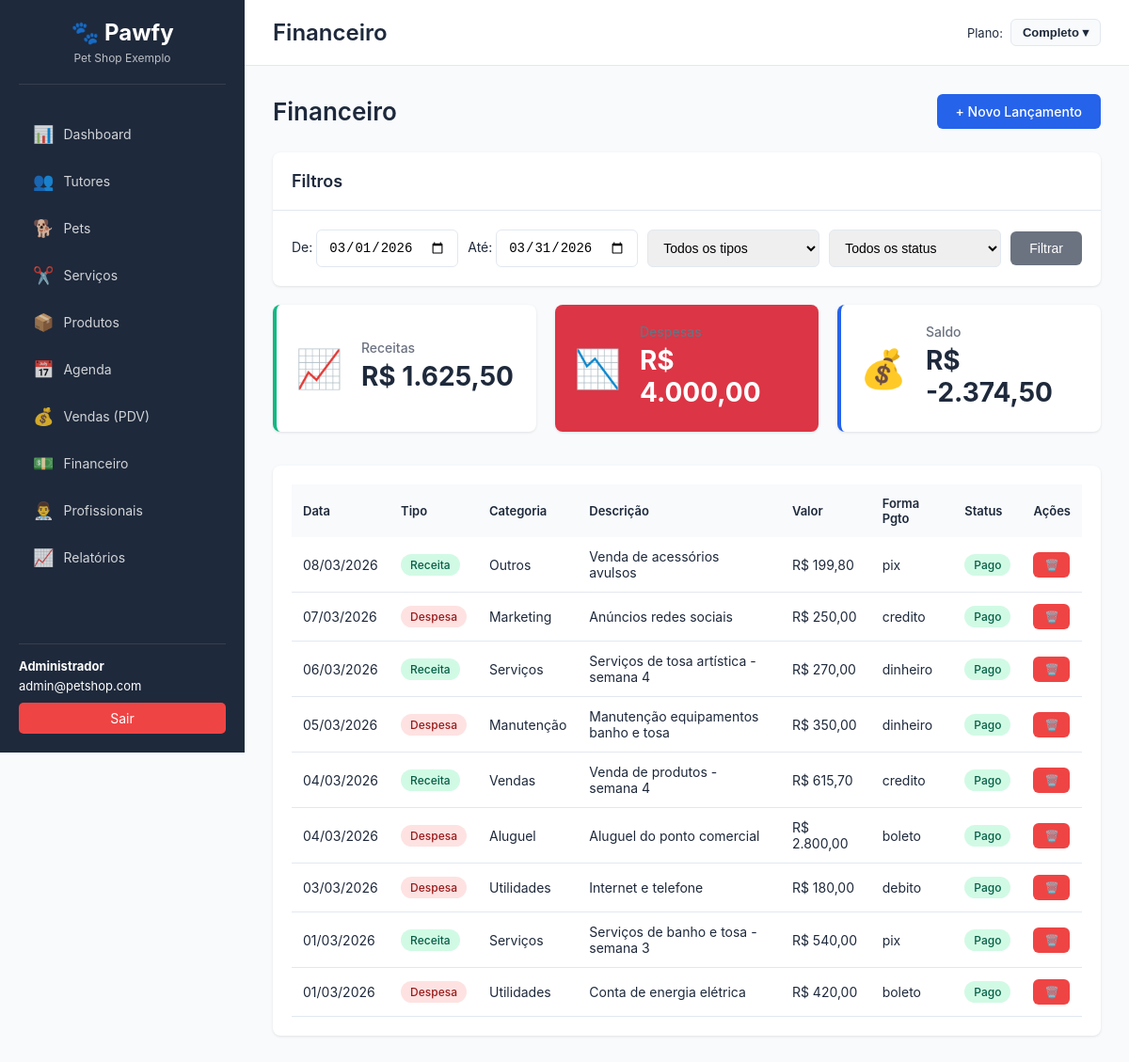
The page /?page=financeiro (signed in) on the database its author committed.
### tables this page shows
CREATE TABLE IF NOT EXISTS financeiro (
    id INT AUTO_INCREMENT PRIMARY KEY,
    company_id INT NOT NULL,
    tipo ENUM('receita', 'despesa') NOT NULL,
    categoria VARCHAR(100),
    descricao TEXT NOT NULL,
    valor DECIMAL(10,2) NOT NULL,
    forma_pagamento ENUM('dinheiro', 'debito', 'credito', 'pix', 'boleto', 'transferencia', 'outros'),
    data_vencimento DATE,
    data_pagamento DATE,
    status ENUM('pendente', 'pago', 'atrasado', 'cancelado') DEFAULT 'pendente',
    venda_id INT COMMENT 'Relaciona com venda se for receita',
    observacoes TEXT,
    data_criacao TIMESTAMP DEFAULT CURRENT_TIMESTAMP,
    data_atualizacao TIMESTAMP DEFAULT CURRENT_TIMESTAMP ON UPDATE CURRENT_TIMESTAMP,
    FOREIGN KEY (company_id) REFERENCES companies(id) ON DELETE CASCADE,
    FOREIGN KEY (venda_id) REFERENCES vendas(id) ON DELETE SET NULL,
    INDEX idx_company (company_id),
    INDEX idx_tipo (tipo),
    INDEX idx_status (status),
    INDEX idx_data_vencimento (data_vencimento)
);

### config/config.php (called while the page is built, shortened)
<?php
function getCompanyId() {
    return $_SESSION['company_id'] ?? null;
}
function sanitize($data) {
    return htmlspecialchars(strip_tags(trim($data)), ENT_QUOTES, 'UTF-8');
}
function formatarMoeda($valor) {
    return 'R$ ' . number_format($valor, 2, ',', '.');
}

### database/connection.php (called while the page is built, shortened)
<?php
require_once __DIR__ . '/../config/config.php';
class Database {
    private static $instance = null;
    private $connection;
    private function __construct() {
        try {
            $dsn = "mysql:host=" . DB_HOST . ";dbname=" . DB_NAME . ";charset=" . DB_CHARSET;
            $options = [
                PDO::ATTR_ERRMODE => PDO::ERRMODE_EXCEPTION,
                PDO::ATTR_DEFAULT_FETCH_MODE => PDO::FETCH_ASSOC,
                PDO::ATTR_EMULATE_PREPARES => false,
                PDO::MYSQL_ATTR_INIT_COMMAND => "SET NAMES " . DB_CHARSET
            ];
            $this->connection = new PDO($dsn, DB_USER, DB_PASS, $options);
        } catch (PDOException $e) {
            die("Erro na conexão com o banco de dados: " . $e->getMessage());
        }
    }
    public static function getInstance() {
        if (self::$instance === null) {
            self::$instance = new self();
        }
        return self::$instance;
    }
    public function query($sql, $params = []) {
        try {
            $stmt = $this->connection->prepare($sql);
            $stmt->execute($params);
            return $stmt->fetchAll();
        } catch (PDOException $e) {
            error_log("Erro na query: " . $e->getMessage());
            return false;
        }
    }
    public function queryOne($sql, $params = []) {
        try {
            $stmt = $this->connection->prepare($sql);
            $stmt->execute($params);
            return $stmt->fetch();
        } catch (PDOException $e) {
            error_log("Erro na query: " . $e->getMessage());
            return false;
        }
    }
}

### views/financeiro/list.php (the view, shortened to what this page needs)
<div class="page-header">
    <h2>Financeiro</h2>
    <a href="?page=financeiro&action=create" class="btn btn-primary">+ Novo Lançamento</a>
</div>
<div class="card">
    <div class="card-header"><h3>Filtros</h3></div>
    <div class="card-body">
        <form method="GET" class="form-inline">
            <label>De: <input type="date" name="data_inicio" value="<?= htmlspecialchars($data_inicio) ?>" class="form-control"></label>
            <label>Até: <input type="date" name="data_fim" value="<?= htmlspecialchars($data_fim) ?>" class="form-control"></label>
            <select name="tipo" class="form-control">
                <option value="">Todos os tipos</option>
            </select>
            <select name="status" class="form-control">
                <option value="">Todos os status</option>
            </select>
            <button type="submit" class="btn btn-secondary">Filtrar</button>
        </form>
    </div>
</div>
<div class="dashboard-cards" style="margin-bottom:1rem;">
    <div class="card card-success">
        <div class="card-icon">📈</div>
        <div class="card-content">
            <h3>Receitas</h3>
            <p class="value"><?= formatarMoeda($totais['total_receitas'] ?? 0) ?></p>
        </div>
    </div>
    <div class="card card-danger" style="background:#dc3545; color:#fff;">
        <div class="card-icon">📉</div>
        <div class="card-content">
            <h3>Despesas</h3>
            <p class="value"><?= formatarMoeda($totais['total_despesas'] ?? 0) ?></p>
        </div>
    </div>
    <div class="card card-primary">
        <div class="card-icon">💰</div>
        <div class="card-content">
            <h3>Saldo</h3>
            <p class="value"><?= formatarMoeda(($totais['total_receitas'] ?? 0) - ($totais['total_despesas'] ?? 0)) ?></p>
        </div>
    </div>
</div>
<div class="card">
    <div class="card-body">
        <?php if (empty($lancamentos)): ?>
            <p class="text-center">Nenhum lançamento no período.</p>
        <?php else: ?>
        <table class="table">
            <thead>
                <tr><th>Data</th><th>Tipo</th><th>Categoria</th><th>Descrição</th><th>Valor</th><th>Forma Pgto</th><th>Status</th><th>Ações</th></tr>
            </thead>
            <tbody>
                <?php foreach ($lancamentos as $l): ?>
                <tr>
                    <td><?= date('d/m/Y', strtotime($l['data_pagamento'])) ?></td>
                    <td><span class="badge badge-<?= $l['tipo'] == 'receita' ? 'success' : 'danger' ?>"><?= ucfirst($l['tipo']) ?></span></td>
                    <td><?= htmlspecialchars($l['categoria'] ?? '-') ?></td>
                    <td><?= htmlspecialchars($l['descricao']) ?></td>
                    <td><?= formatarMoeda($l['valor']) ?></td>
                    <td><?= htmlspecialchars($l['forma_pagamento'] ?? '-') ?></td>
                    <td><span class="badge badge-<?= $l['status'] == 'pago' ? 'success' : ($l['status'] == 'pendente' ? 'warning' : 'secondary') ?>"><?= ucfirst($l['status']) ?></span></td>
                    <td>
                        <?php if (empty($l['venda_id'])): ?>
                        <a href="?page=financeiro&action=delete&id=<?= $l['id'] ?>" class="btn btn-sm btn-danger" title="Excluir" onclick="return confirm('Excluir este lançamento?')">🗑️</a>
                        <?php endif; ?>
                    </td>
                </tr>
                <?php endforeach; ?>
            </tbody>
        </table>
        <?php endif; ?>
    </div>
</div>
<?php
include __DIR__ . '/../template.php';
?>

### public/css/style.css (style rules this page uses)
:root { --primary-color: #2563EB; --secondary-color: #F97316; --success-color: #10B981; --danger-color: #EF4444; --warning-color: #F97316; --info-color: #2563EB; --dark-color: #1E293B; --light-color: #F8FAFC; --border-color: #E2E8F0; --text-color: #1E293B; --sidebar-width: 260px; }
* { margin: 0; padding: 0; box-sizing: border-box; }
body { font-family: -apple-system, BlinkMacSystemFont, 'Segoe UI', Roboto, 'Helvetica Neue', Arial, sans-serif; font-size: 14px; color: var(--text-color); background-color: #F8FAFC; }
.card { background-color: white; border-radius: 8px; box-shadow: 0 1px 3px rgba(0, 0, 0, 0.1); margin-bottom: 20px; }
.card-header { padding: 20px; border-bottom: 1px solid var(--border-color); display: flex; justify-content: space-between; align-items: center; }
.card-header h3 { font-size: 18px; font-weight: 600; }
.card-body { padding: 20px; }
.dashboard-cards { display: grid; grid-template-columns: repeat(auto-fit, minmax(250px, 1fr)); gap: 20px; margin-bottom: 30px; }
.dashboard-cards .card { display: flex; align-items: center; padding: 20px; }
.card-icon { font-size: 40px; margin-right: 20px; }
.card-content h3 { font-size: 14px; color: #6B7280; margin-bottom: 5px; font-weight: 500; }
.card-content .value { font-size: 28px; font-weight: 700; margin-bottom: 5px; }
.card-primary { border-left: 4px solid var(--primary-color); }
.card-success { border-left: 4px solid var(--success-color); }
.table { width: 100%; border-collapse: collapse; }
.table thead { background-color: var(--light-color); }
.table th { padding: 12px; text-align: left; font-weight: 600; font-size: 13px; color: var(--text-color); }
.table td { padding: 12px; border-bottom: 1px solid var(--border-color); }
.btn { display: inline-block; padding: 10px 20px; border-radius: 6px; text-decoration: none; border: none; cursor: pointer; font-size: 14px; font-weight: 500; transition: all 0.3s; }
.btn-primary { background-color: var(--primary-color); color: white; }
.btn-secondary { background-color: #6B7280; color: white; }
.btn-danger { background-color: var(--danger-color); color: white; }
.btn-sm { padding: 6px 12px; font-size: 12px; }
.form-control { width: 100%; padding: 10px 12px; border: 1px solid var(--border-color); border-radius: 6px; font-size: 14px; transition: all 0.3s; }
.form-inline { display: flex; gap: 10px; align-items: center; }
.form-inline .form-control { width: auto; flex: 1; }
.badge { display: inline-block; padding: 4px 10px; border-radius: 12px; font-size: 12px; font-weight: 500; }
.badge-success { background-color: #D1FAE5; color: #065F46; }
.badge-danger { background-color: #FEE2E2; color: #991B1B; }
.page-header { display: flex; justify-content: space-between; align-items: center; margin-bottom: 25px; }
.page-header h2 { font-size: 26px; font-weight: 600; }

### rows shown on the page
financeiro: data_pagamento "08/03/2026", tipo "Receita", categoria "Outros", descricao "Venda de acessórios avulsos", valor "R$ 199,80", forma_pagamento "pix", status "Pago"
financeiro: data_pagamento "07/03/2026", tipo "Despesa", categoria "Marketing", descricao "Anúncios redes sociais", valor "R$ 250,00", forma_pagamento "credito", status "Pago"
financeiro: data_pagamento "06/03/2026", tipo "Receita", categoria "Serviços", descricao "Serviços de tosa artística - semana 4", valor "R$ 270,00", forma_pagamento "dinheiro", status "Pago"
financeiro: data_pagamento "05/03/2026", tipo "Despesa", categoria "Manutenção", descricao "Manutenção equipamentos banho e tosa", valor "R$ 350,00", forma_pagamento "dinheiro", status "Pago"
financeiro: data_pagamento "04/03/2026", tipo "Receita", categoria "Vendas", descricao "Venda de produtos - semana 4", valor "R$ 615,70", forma_pagamento "credito", status "Pago"
financeiro: data_pagamento "04/03/2026", tipo "Despesa", categoria "Aluguel", descricao "Aluguel do ponto comercial", valor "R$ 2.800,00", forma_pagamento "boleto", status "Pago"
financeiro: data_pagamento "03/03/2026", tipo "Despesa", categoria "Utilidades", descricao "Internet e telefone", valor "R$ 180,00", forma_pagamento "debito", status "Pago"
financeiro: data_pagamento "01/03/2026", tipo "Receita", categoria "Serviços", descricao "Serviços de banho e tosa - semana 3", valor "R$ 540,00", forma_pagamento "pix", status "Pago"
financeiro: data_pagamento "01/03/2026", tipo "Despesa", categoria "Utilidades", descricao "Conta de energia elétrica", valor "R$ 420,00", forma_pagamento "boleto", status "Pago"

### other values the page prints
$_SESSION['company_name'] "Pet Shop Exemplo"
$_SESSION['user_name'] "Administrador"
$_SESSION['user_email'] "admin@petshop.com"
$page_title "Financeiro"
PLANOS[$_SESSION['plano'] ?? 'completo']['nome'] "Completo"
formatarMoeda($totais['total_receitas'] ?? 0) "R$ 1.625,50"
formatarMoeda($totais['total_despesas'] ?? 0) "R$ 4.000,00"
